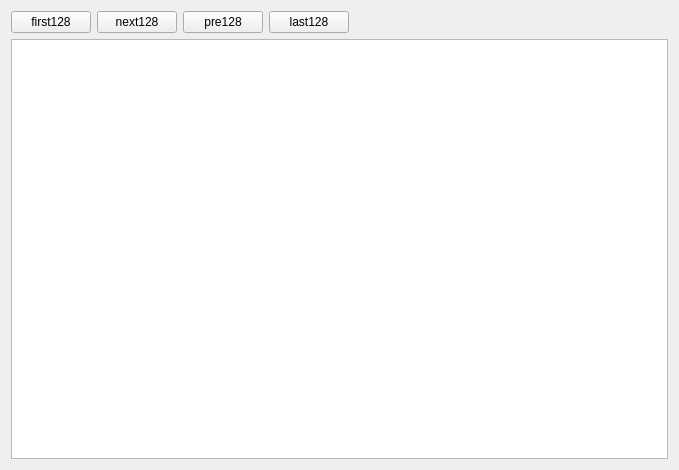
<?xml version="1.0" encoding="UTF-8"?>
<ui version="4.0">
 <class>DbForm</class>
 <widget class="QWidget" name="DbForm">
  <property name="geometry">
   <rect>
    <x>0</x>
    <y>0</y>
    <width>679</width>
    <height>470</height>
   </rect>
  </property>
  <property name="windowTitle">
   <string>Form</string>
  </property>
  <layout class="QVBoxLayout" name="verticalLayout">
   <item>
    <layout class="QHBoxLayout" name="horizontalLayout">
     <item>
      <widget class="QPushButton" name="first128">
       <property name="text">
        <string>first128</string>
       </property>
      </widget>
     </item>
     <item>
      <widget class="QPushButton" name="next128">
       <property name="text">
        <string>next128</string>
       </property>
      </widget>
     </item>
     <item>
      <widget class="QPushButton" name="pre128">
       <property name="text">
        <string>pre128</string>
       </property>
      </widget>
     </item>
     <item>
      <widget class="QPushButton" name="last128">
       <property name="text">
        <string>last128</string>
       </property>
      </widget>
     </item>
     <item>
      <spacer name="spacer">
       <property name="orientation">
        <enum>Qt::Horizontal</enum>
       </property>
       <property name="sizeHint" stdset="0">
        <size>
         <width>40</width>
         <height>20</height>
        </size>
       </property>
      </spacer>
     </item>
    </layout>
   </item>
   <item>
    <widget class="QTableWidget" name="tableWidget"/>
   </item>
  </layout>
 </widget>
 <resources/>
 <connections/>
</ui>
